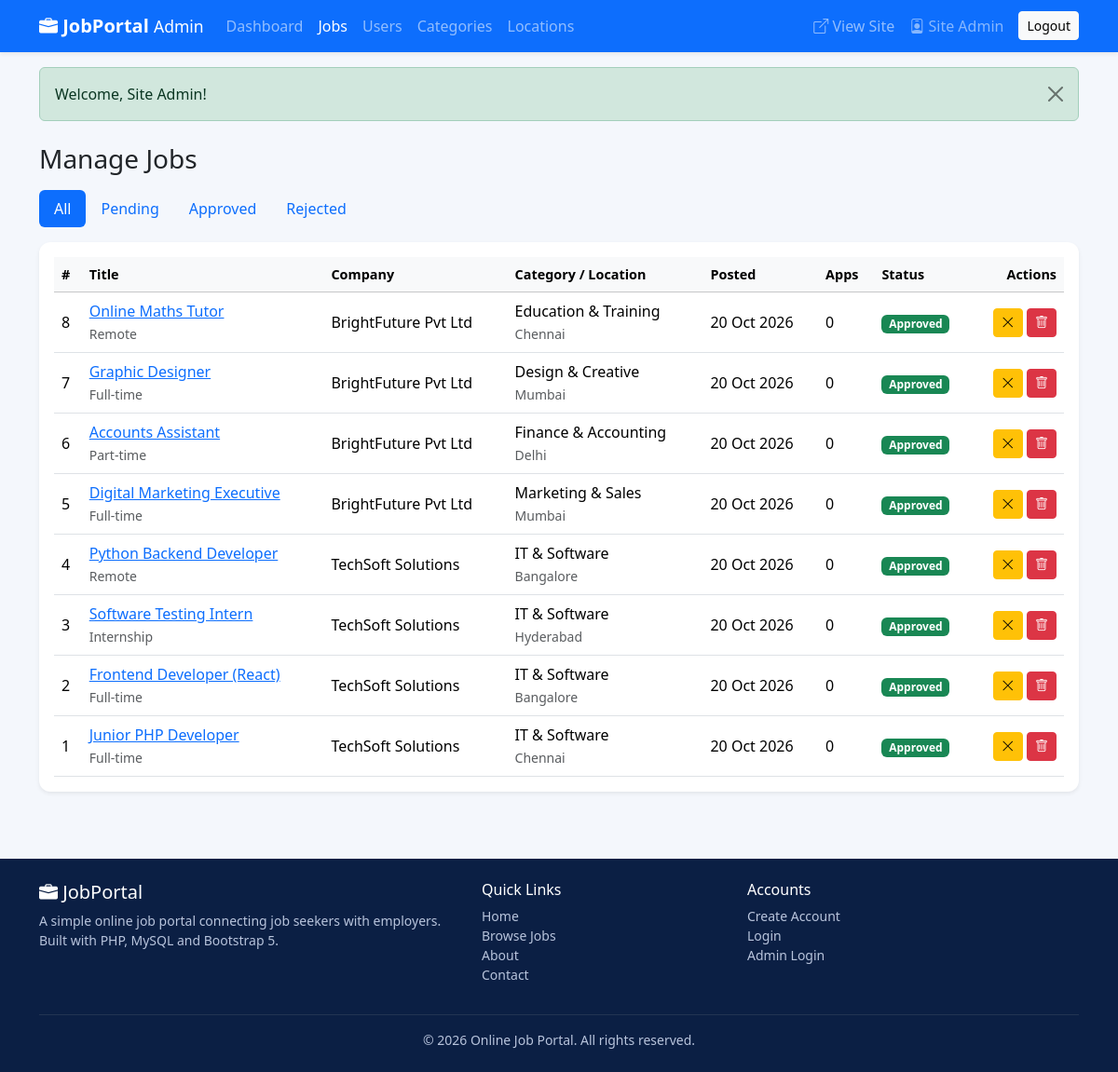
The page /admin/jobs.php (signed in) on the database its author committed.
### tables this page shows
CREATE TABLE jobs (
    id            INT AUTO_INCREMENT PRIMARY KEY,
    employer_id   INT NOT NULL,
    category_id   INT NOT NULL,
    region_id     INT NOT NULL,
    title         VARCHAR(150) NOT NULL,
    job_type      ENUM('Full-time','Part-time','Internship','Remote') NOT NULL,
    salary        VARCHAR(100) NOT NULL,
    vacancies     INT NOT NULL DEFAULT 1,
    experience    VARCHAR(50)  NOT NULL,
    deadline      DATE NOT NULL,
    description   TEXT NOT NULL,
    requirements  TEXT NOT NULL,
    status        TINYINT NOT NULL DEFAULT 0,
    created_at    TIMESTAMP DEFAULT CURRENT_TIMESTAMP,
    updated_at    TIMESTAMP DEFAULT CURRENT_TIMESTAMP ON UPDATE CURRENT_TIMESTAMP,
    CONSTRAINT fk_jobs_employer FOREIGN KEY (employer_id) REFERENCES users(id)      ON DELETE CASCADE,
    CONSTRAINT fk_jobs_category FOREIGN KEY (category_id) REFERENCES categories(id) ON DELETE CASCADE,
    CONSTRAINT fk_jobs_region   FOREIGN KEY (region_id)   REFERENCES regions(id)    ON DELETE CASCADE,
    INDEX idx_jobs_status (status)
);

CREATE TABLE categories (
    id          INT AUTO_INCREMENT PRIMARY KEY,
    name        VARCHAR(100) NOT NULL UNIQUE,
    created_at  TIMESTAMP DEFAULT CURRENT_TIMESTAMP
);

CREATE TABLE regions (
    id          INT AUTO_INCREMENT PRIMARY KEY,
    name        VARCHAR(100) NOT NULL UNIQUE,
    created_at  TIMESTAMP DEFAULT CURRENT_TIMESTAMP
);

### admin/jobs.php (the view, shortened to what this page needs)
<?php
require_once __DIR__ . '/../config/db.php';
$filter = isset($_GET['status']) && in_array($_GET['status'], ['0', '1', '2'], true) ? (int) $_GET['status'] : null;
$sql = 'SELECT j.id, j.title, j.job_type, j.status, j.created_at, j.deadline,
               c.name AS category_name, r.name AS region_name,
               COALESCE(u.company_name, u.name) AS company,
               (SELECT COUNT(*) FROM applications a WHERE a.job_id = j.id) AS applicants
        FROM jobs j
        JOIN categories c ON c.id = j.category_id
        JOIN regions r    ON r.id = j.region_id
        JOIN users u      ON u.id = j.employer_id';
$params = [];
$sql .= ' ORDER BY FIELD(j.status, 0, 1, 2), j.created_at DESC';
$st = $pdo->prepare($sql);
$st->execute($params);
$jobs = $st->fetchAll();
include __DIR__ . '/../includes/header.php';
?>
<div class="container my-4">
    <h1 class="h3 mb-3">Manage Jobs</h1>
    <ul class="nav nav-pills mb-3">
        <li class="nav-item"><a class="nav-link <?= $filter === null ? 'active' : '' ?>" href="jobs.php">All</a></li>
        <li class="nav-item"><a class="nav-link <?= $filter === 0 ? 'active' : '' ?>" href="?status=0">Pending</a></li>
        <li class="nav-item"><a class="nav-link <?= $filter === 1 ? 'active' : '' ?>" href="?status=1">Approved</a></li>
        <li class="nav-item"><a class="nav-link <?= $filter === 2 ? 'active' : '' ?>" href="?status=2">Rejected</a></li>
    </ul>
    <div class="card border-0 shadow-sm">
        <div class="card-body">
            <?php if (empty($jobs)): ?>
                <div class="alert alert-info mb-0">No jobs found.</div>
            <?php else: ?>
            <div class="table-responsive">
                <table class="table table-hover align-middle mb-0">
                    <thead class="table-light">
                        <tr><th>#</th><th>Title</th><th>Company</th><th>Category / Location</th><th>Posted</th><th>Apps</th><th>Status</th><th class="text-end">Actions</th></tr>
                    </thead>
                    <tbody>
                    <?php foreach ($jobs as $j): ?>
                        <tr class="<?= (int) $j['status'] === 0 ? 'table-warning' : '' ?>">
                            <td><?= (int) $j['id'] ?></td>
                            <td><a href="<?= BASE_URL ?>/jobs/details.php?id=<?= (int) $j['id'] ?>" target="_blank"><?= e($j['title']) ?></a><br>
                                <small class="text-muted"><?= e($j['job_type']) ?></small></td>
                            <td><?= e($j['company']) ?></td>
                            <td><?= e($j['category_name']) ?><br><small class="text-muted"><?= e($j['region_name']) ?></small></td>
                            <td><?= e(date('d M Y', strtotime($j['created_at']))) ?></td>
                            <td><?= (int) $j['applicants'] ?></td>
                            <td><?= job_status_badge($j['status']) ?></td>
                            <td class="text-end text-nowrap">
                                <form method="post" class="d-inline">
                                    <?php if ((int) $j['status'] !== 2): ?>
                                        <button name="action" value="reject" class="btn btn-sm btn-warning" title="Reject"><i class="bi bi-x-lg"></i></button>
                                    <?php endif; ?>
                                    <button name="action" value="delete" class="btn btn-sm btn-danger" title="Delete"
                                            onclick="return confirm('Delete this job permanently?');"><i class="bi bi-trash"></i></button>
                                </form>
                            </td>
                        </tr>
                    <?php endforeach; ?>
                    </tbody>
                </table>
            </div>
            <?php endif; ?>
        </div>
    </div>
</div>
<?php include __DIR__ . '/../includes/footer.php'; ?>

### config/db.php (shortened to what this page needs)
<?php
function e($value)
{
    return htmlspecialchars((string) $value, ENT_QUOTES, 'UTF-8');
}
function show_flash()
{
    if (!empty($_SESSION['flash'])) {
        $f = $_SESSION['flash'];
        echo '<div class="alert alert-' . e($f['type']) . ' alert-dismissible fade show" role="alert">'
            . e($f['message'])
            . '<button type="button" class="btn-close" data-bs-dismiss="alert"></button></div>';
    }
}
function job_status_badge($status)
{
    $map = [0 => ['warning text-dark', 'Pending'], 1 => ['success', 'Approved'], 2 => ['danger', 'Rejected']];
    $b = $map[(int) $status] ?? ['secondary', 'Unknown'];
    return '<span class="badge bg-' . $b[0] . '">' . $b[1] . '</span>';
}

### assets/css/style.css (style rules this page uses)
:root { --jp-blue: #0d6efd; --jp-dark-blue: #0a3d91; --jp-light: #f4f7fc; }
body { background: var(--jp-light); font-family: "Segoe UI", system-ui, -apple-system, Roboto, Arial, sans-serif; }
.card { border-radius: 12px; }
.table th { font-weight: 600; font-size: .9rem; }

### rows shown on the page
jobs: id "8", title "Online Maths Tutor", job_type "Remote", company "BrightFuture Pvt Ltd", category.name "Education & Training", region.name "Chennai", created_at "20 Oct 2026", applicants "0", status "Approved"
jobs: id "7", title "Graphic Designer", job_type "Full-time", company "BrightFuture Pvt Ltd", category.name "Design & Creative", region.name "Mumbai", created_at "20 Oct 2026", applicants "0", status "Approved"
jobs: id "6", title "Accounts Assistant", job_type "Part-time", company "BrightFuture Pvt Ltd", category.name "Finance & Accounting", region.name "Delhi", created_at "20 Oct 2026", applicants "0", status "Approved"
jobs: id "5", title "Digital Marketing Executive", job_type "Full-time", company "BrightFuture Pvt Ltd", category.name "Marketing & Sales", region.name "Mumbai", created_at "20 Oct 2026", applicants "0", status "Approved"
jobs: id "4", title "Python Backend Developer", job_type "Remote", company "TechSoft Solutions", category.name "IT & Software", region.name "Bangalore", created_at "20 Oct 2026", applicants "0", status "Approved"
jobs: id "3", title "Software Testing Intern", job_type "Internship", company "TechSoft Solutions", category.name "IT & Software", region.name "Hyderabad", created_at "20 Oct 2026", applicants "0", status "Approved"
jobs: id "2", title "Frontend Developer (React)", job_type "Full-time", company "TechSoft Solutions", category.name "IT & Software", region.name "Bangalore", created_at "20 Oct 2026", applicants "0", status "Approved"
jobs: id "1", title "Junior PHP Developer", job_type "Full-time", company "TechSoft Solutions", category.name "IT & Software", region.name "Chennai", created_at "20 Oct 2026", applicants "0", status "Approved"

### other values the page prints
$_SESSION['admin_name'] "Site Admin"
$f['message'] "Welcome, Site Admin!"
